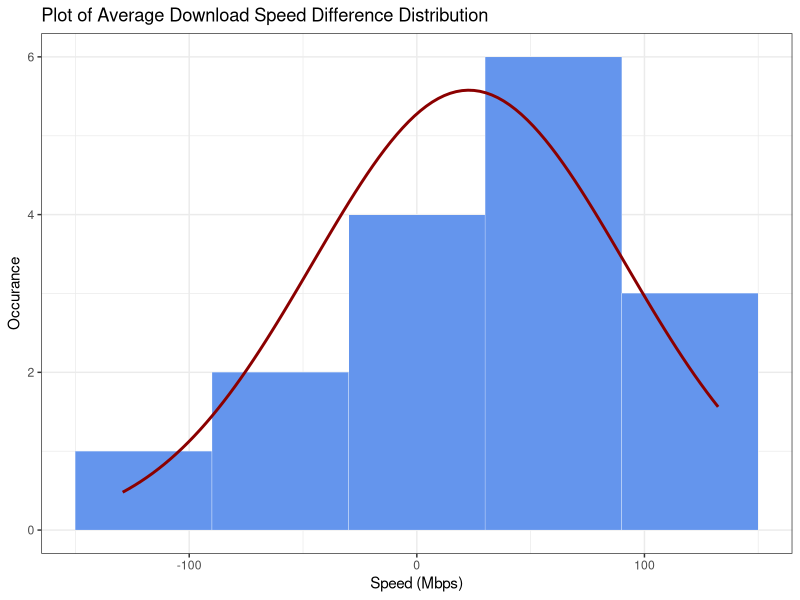
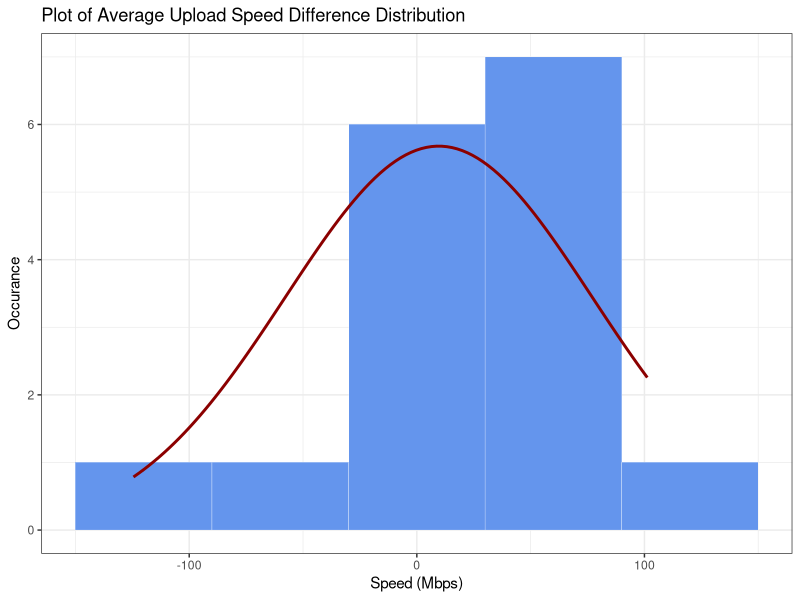

These charts were generated, in order, by the following R code:
## ---- chunk 1
# if not installed use: install.packages("package_name")
suppressWarnings(library(readxl))
suppressWarnings(library(psych))

hanson_data= read_excel("datasheet.xlsx", sheet="Hanson")
oldmain_data= read_excel("datasheet.xlsx", sheet="Old Main")
## ---- chunk 2
# get the differece between download and upload speeds for each building
result <- data.frame(download_diff = hanson_data$`Download Speed (Mbps)` - oldmain_data$`Download Speed (Mbps)`, 
                     upload_diff = hanson_data$`Upload Speed (Mbps)` - oldmain_data$`Upload Speed (Mbps)`)

## ---- chunk 3
summary(result$download_diff)
## ---- chunk 4
summary(result$upload_diff)
## ---- chunk 5
download_sd <- sd(result$download_diff)
download_mean <- mean(result$download_diff)

upload_sd <- sd(result$upload_diff)
upload_mean <- mean(result$upload_diff)

#use ggplot2
library(ggplot2)

plot_dist_hist <- function(n,mean,sd,binwidth) {
  df <- data.frame(x = rnorm(n, mean, sd))
  ggplot(df, aes(x = x, mean = mean, sd = sd, binwidth = binwidth, n = n)) +
    theme_bw() +
    geom_histogram(binwidth = binwidth, 
        colour = "white", fill = "cornflowerblue", linewidth = 0.1) +
stat_function(fun = function(x) dnorm(x, mean = mean, sd = sd) * n * binwidth,
    color = "darkred", linewidth = 1)
}
n = 16
binwidth = 60 # passed to geom_histogram and stat_function
set.seed(1)


plot_dist_hist(n, download_mean, download_sd, binwidth) + labs( title = "Plot of Average Download Speed Difference Distribution", x="Speed (Mbps)", y="Occurance")
plot_dist_hist(n, upload_mean, upload_sd, binwidth)+ labs( title = "Plot of Average Upload Speed Difference Distribution", x="Speed (Mbps)", y="Occurance")
